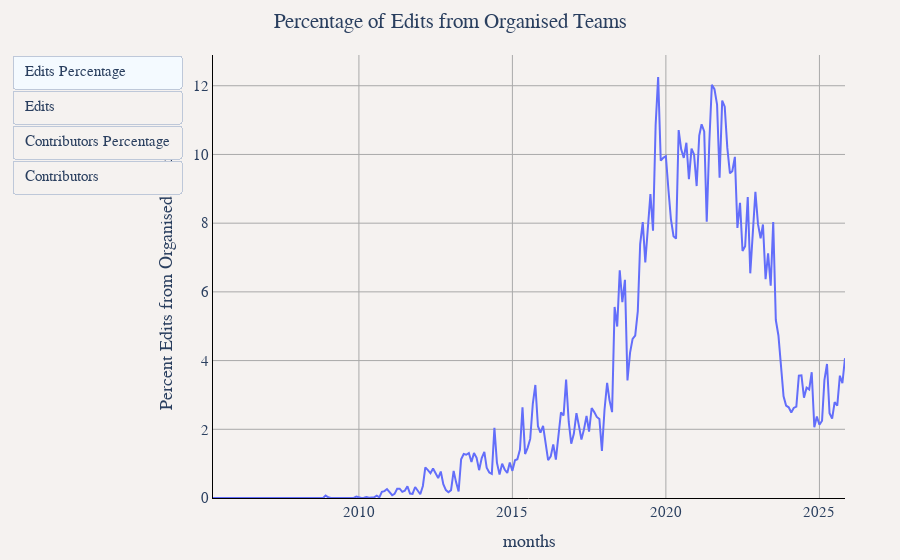

Notebook source saved alongside this figure:
### Markdown cell above
## Total and Percent of Edits and Contributors from Organised Teams Per Month

### Code cell
# Organised teams statistics per month
df = duckdb.sql("""
WITH monthly_total AS (
    SELECT 
        year,
        month,
        CONCAT(year, '-', LPAD(CAST(month as VARCHAR), 2, '0')) as months,
        COUNT(DISTINCT user_name) as total_contributors,
        CAST(SUM(edit_count) as BIGINT) as total_edits
    FROM '../changeset_data/year=*/month=*/*.parquet'
    GROUP BY year, month
),
monthly_organised_team AS (
    SELECT 
        year,
        month,
        CONCAT(year, '-', LPAD(CAST(month as VARCHAR), 2, '0')) as months,
        COUNT(DISTINCT user_name) as team_contributors,
        CAST(SUM(edit_count) as BIGINT) as team_edits
    FROM '../changeset_data/year=*/month=*/*.parquet'
    WHERE organised_team IS NOT NULL
    GROUP BY year, month
)
SELECT 
    mt.months,
    mt.total_contributors as "Total Contributors",
    COALESCE(mot.team_contributors, 0) as "Organised Team Contributors",
    mt.total_edits as "Total Edits",
    COALESCE(mot.team_edits, 0) as "Organised Team Edits",
    ROUND((COALESCE(mot.team_contributors, 0) * 100.0) / mt.total_contributors, 2) as "Percent Contributors from Organised Teams",
    ROUND((COALESCE(mot.team_edits, 0) * 100.0) / mt.total_edits, 2) as "Percent Edits from Organised Teams"
FROM monthly_total mt
LEFT JOIN monthly_organised_team mot ON mt.year = mot.year AND mt.month = mot.month
ORDER BY mt.year, mt.month
""").df()

util.show_figure(
    [
        util.FigureConfig(
            title="Percentage of Edits from Organised Teams",
            label="Edits Percentage",
            x_col="months",
            y_col="Percent Edits from Organised Teams",
            y_unit_hover_template="%",
            query_or_df=df,
        ),
        util.FigureConfig(
            title="Monthly Edits from Organised Teams",
            label="Edits",
            x_col="months",
            y_col="Organised Team Edits",
            query_or_df=df,
        ),
        util.FigureConfig(
            title="Percentage of Contributors from Organised Teams",
            label="Contributors Percentage",
            x_col="months",
            y_col="Percent Contributors from Organised Teams",
            y_unit_hover_template="%",
            query_or_df=df,
        ),
        util.FigureConfig(
            title="Monthly Contributors from Organised Teams",
            label="Contributors",
            x_col="months",
            y_col="Organised Team Contributors",
            query_or_df=df,
        ),
    ]
)

### Figure 1 — Plotly figure (JSON) as saved in the notebook; plotly's stock layout.template omitted (floating-point values rounded to 4 significant figures; data arrays with more than 128 entries replaced by an {"elided": "..."} marker saying what was removed)
{"data": [{"hovertemplate": "Percent Edits from Organised Teams<br>%{x}<br>%{y:,} %<extra></extra>", "name": "Percent Edits from Organised Teams", "type": "scatter", "visible": true, "x": {"elided": "248 str values"}, "y": {"elided": "248 float values"}}, {"hovertemplate": "Percent Edits from Organised Teams<br>%{x}<br>%{y:,} Organised Team Edits<extra></extra>", "name": "Percent Edits from Organised Teams", "type": "scatter", "visible": false, "x": {"elided": "248 str values"}, "y": {"elided": "248 int values"}}, {"hovertemplate": "Percent Edits from Organised Teams<br>%{x}<br>%{y:,} %<extra></extra>", "name": "Percent Edits from Organised Teams", "type": "scatter", "visible": false, "x": {"elided": "248 str values"}, "y": {"elided": "248 float values"}}, {"hovertemplate": "Percent Edits from Organised Teams<br>%{x}<br>%{y:,} Organised Team Contributors<extra></extra>", "name": "Percent Edits from Organised Teams", "type": "scatter", "visible": false, "x": {"elided": "248 str values"}, "y": {"elided": "248 int values"}}], "layout": {"barmode": "stack", "font": {"family": "Times", "size": 15}, "margin": {"b": 55, "l": 55, "r": 55, "t": 55}, "paper_bgcolor": "#f5f2f0", "plot_bgcolor": "#f5f2f0", "title": {"text": "Percentage of Edits from Organised Teams", "x": 0.5}, "updatemenus": [{"buttons": [{"args": [{"visible": [true, false, false, false]}, {"title.text": "Percentage of Edits from Organised Teams", "xaxis.title.text": "months", "yaxis.title.text": "Percent Edits from Organised Teams"}], "label": "Edits Percentage", "method": "update"}, {"args": [{"visible": [false, true, false, false]}, {"title.text": "Monthly Edits from Organised Teams", "xaxis.title.text": "months", "yaxis.title.text": "Organised Team Edits"}], "label": "Edits", "method": "update"}, {"args": [{"visible": [false, false, true, false]}, {"title.text": "Percentage of Contributors from Organised Teams", "xaxis.title.text": "months", "yaxis.title.text": "Percent Contributors from Organised Teams"}], "label": "Contributors Percentage", "method": "update"}, {"args": [{"visible": [false, false, false, true]}, {"title.text": "Monthly Contributors from Organised Teams", "xaxis.title.text": "months", "yaxis.title.text": "Organised Team Contributors"}], "label": "Contributors", "method": "update"}], "type": "buttons"}], "xaxis": {"gridcolor": "darkgray", "linecolor": "black", "showgrid": true, "tickcolor": "black", "title": {"text": "months"}, "zerolinecolor": "darkgray"}, "yaxis": {"gridcolor": "darkgray", "linecolor": "black", "rangemode": "tozero", "showgrid": true, "tickcolor": "black", "title": {"text": "Percent Edits from Organised Teams"}, "zerolinecolor": "darkgray"}}}
